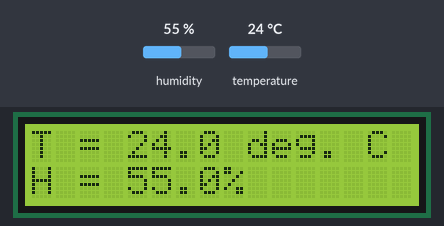
The sketch below on a simulated Arduino Uno, built with avr-gcc and run on an emulated ATmega328P. Parts: 16×2 character LCD. The inputs (shaded band) are chosen by the test bench; at power-on: humidity 55 %, temperature 24 °C. What the sketch prints to the serial monitor is not drawn.

Above: at 2.8 s.
2.9 s: humidity set to 22 %
At 5.7 s:
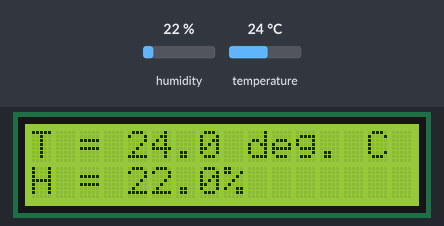
6.0 s: temperature set to 12 °C
At 7.6 s:
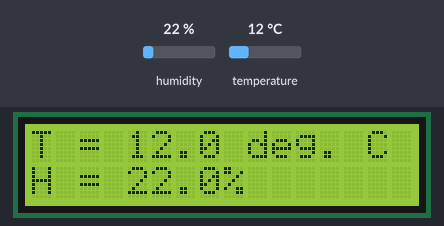
8.3 s: humidity set to 40 %
At 9.5 s:
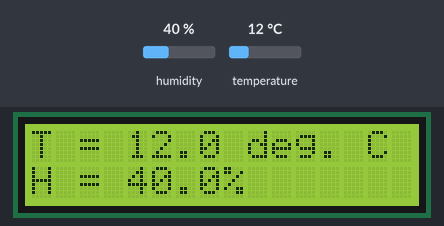
10.5 s: temperature set to 19 °C
At 12.5 s:
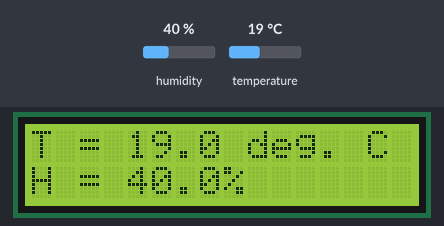
Timing chart, 0 to 13.8 s (numbered marks = the images above; inputs shaded):
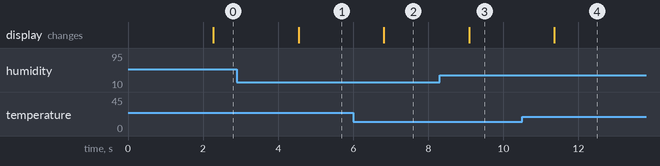

The sketch:

DHT11_LCD.ino
```cpp
//www.elegoo.com
//2018.10.25
/*The circuit:
 * LCD RS pin to digital pin 7
 * LCD Enable pin to digital pin 8
 * LCD D4 pin to digital pin 9
 * LCD D5 pin to digital pin 10
 * LCD D6 pin to digital pin 11
 * LCD D7 pin to digital pin 12
 * LCD R/W pin to ground
 * LCD VSS pin to ground
 * LCD VCC pin to 5V
 * 10K resistor:
 * ends to +5V and ground
 * wiper to LCD VO pin (pin 3)
*/

#include <dht_nonblocking.h>
#include <LiquidCrystal.h>

#define DHT_SENSOR_TYPE DHT_TYPE_11

static const int DHT_SENSOR_PIN = 2;
DHT_nonblocking dht_sensor( DHT_SENSOR_PIN, DHT_SENSOR_TYPE );

// initialize the library with the numbers of the interface pins
LiquidCrystal lcd(7, 8, 9, 10, 11, 12);

/*
 * Initialize the serial port.
 */
void setup( )
{
  /*Serial.begin( 9600);*/
  // set up the LCD's number of columns and rows:
  lcd.begin(16, 2);
  Serial.begin( 9600);
}


/*
 * Poll for a measurement, keeping the state machine alive.  Returns
 * true if a measurement is available.
 */
static bool measure_environment( float *temperature, float *humidity )
{
  static unsigned long measurement_timestamp = millis( );

  /* Measure once every four seconds. */
  if( millis( ) - measurement_timestamp > 30ul )
  {
    if( dht_sensor.measure( temperature, humidity ) == true )
    {
      measurement_timestamp = millis( );
      return( true );
    }
  }

  return( false );
}

void loop() {
  // set the cursor to column 0, line 1
  // (note: line 1 is the second row, since counting begins with 0):
  float temperature;
  float humidity;

  /* Measure temperature and humidity.  If the functions returns
     true, then a measurement is available. */
  if( measure_environment( &temperature, &humidity ) == true )
  {
    lcd.setCursor(0, 0);
    lcd.print( "T = " );
    lcd.print( temperature, 1 );
    lcd.print( " deg. C");
    Serial.print( "T = " );
    Serial.print( temperature, 1 );
    Serial.print( " deg. C, H = " );

    lcd.setCursor(0, 1);
    lcd.print( "H = " );
    lcd.print( humidity, 1 );
    lcd.print( "%" );
    Serial.print( humidity, 1 );
    Serial.println( "%" );
  }
}
```

Measured:
- after the input at 2.9 s, the display: changes after 1.6 s (image 1)
- after the input at 6.0 s, the display: changes after 0.81 s (image 2)
- after the input at 8.3 s, the display: changes after 0.78 s (image 3)
- after the input at 10.5 s, the display: changes after 0.86 s (image 4)
